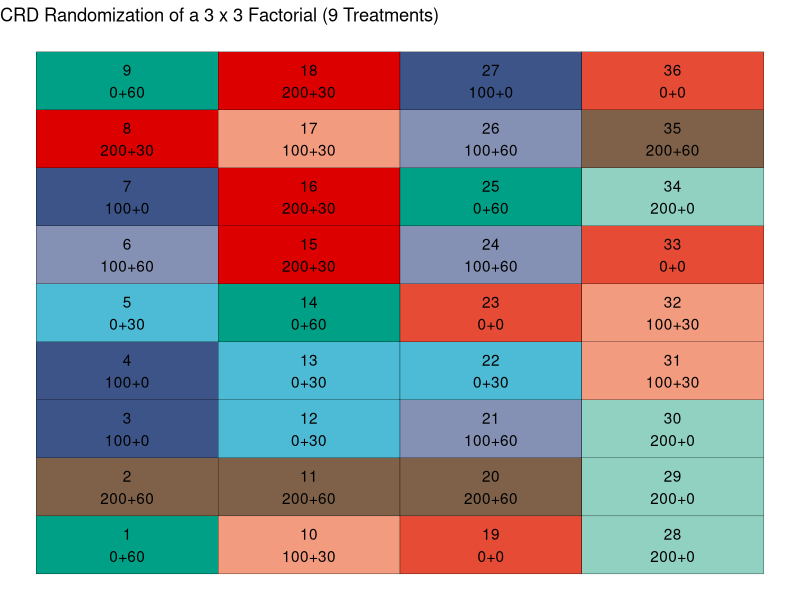
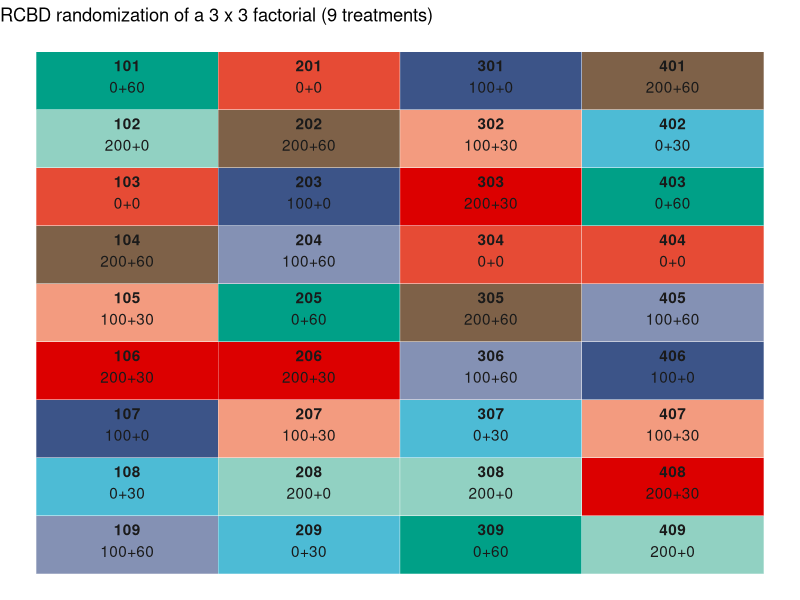

R code for these plots, in order: (Note: this script raises an error after producing the figures.)
## ---- chunk 1

# Loading packages
library(tidyverse) # for data wrangling and plotting

## ---- chunk 2

trts <- crossing(nrate_kgha = c(0,100,200),
                 krate_kgha = c(0,30,60))|>
  mutate(
    trt_num = row_number(),
    trt_name = paste0(nrate_kgha, "+", krate_kgha)
  )

trts

## ---- chunk 3

# Setting seed to get same randomization result every time
set.seed(930)

crd_rand <- crossing(trt_name = c(trts$trt_name),
                     rep = 1:4)|> # Since plots are organized without a structure, let's number them 1 through 36
  mutate(row_num = row_number(),
         plot = as.numeric(sample(row_num))) |>
  dplyr::select(-row_num)|>
  dplyr::arrange(plot)# Randomizing trt_name to plots, without restrictions 
  

crd_rand

## ---- chunk 4

crd_layout <- crd_rand |>
  mutate(
    row = rep(1:4, each = 9),
    col = rep(seq(from = 1, to = 9, by = 1), times = 4))|>
  mutate(
    label = paste0(plot,"\n",trt_name) 
  )
  # Defining number of rows and columns in the field for plotting purposes

  # Creating plot and trtname labels for plotting

## ---- chunk 5

library(ggsci)

crd_layout |>
  ggplot(aes(x = row, y = col))+
  geom_tile(aes(fill = trt_name),
            color = "black",
            show.legend = F)+
  geom_text(aes(label = label))+
  labs(title = "CRD Randomization of a 3 x 3 Factorial (9 Treatments)")+
  theme_void()+
  scale_fill_npg()

## ---- chunk 6
# Setting seed to get same randomization result every time
set.seed(930)

rcbd_rand <- crossing(trt_name = trts$trt_name,
                      rep = 1:4) |>
  arrange(rep) |>
  group_by(rep) |>
  mutate(
    trt_name = sample(trt_name),
    plot = (rep*100) + 1:9
  ) |>
  ungroup()

rcbd_rand

## ---- chunk 7

tally <- rcbd_rand |>
  group_by(rep) |>
  tally() |>
  filter(n > 1)

## ---- chunk 8

rcbd_layout <- rcbd_rand %>%
  # Defining number of rows and columns in the field for plotting purposes
  mutate(row = rep(1:4, each = 9)) %>%
  mutate(col = rep(seq(from = 1, 
                       to = 9, #total number of treatments, 
                       by = 1), 
                   times = 4 #total number of blocks
  )) %>%
  # Creating plot and trtname labels for plotting
  mutate(lab = paste0(plot, "\n", trt_name))

rcbd_layout

## ---- chunk 9

ggplot(data = rcbd_layout, aes(x = row, 
                               y = -col))+
  geom_tile(aes(fill = trt_name),
            color = "white",
            show.legend = F
  )+
  geom_text(aes(label = plot), fontface = "bold",
            vjust = -.8, color = "grey10")+
  geom_text(aes(label = trt_name), vjust = 1,
            color = "gray10")+
  labs(title = "RCBD randomization of a 3 x 3 factorial (9 treatments)") +
  theme_void()+
  scale_fill_npg()

## ---- chunk 10

rcbd_rand |>
  left_join(trts) |>
  # Retrieving other information contained in trts
  dplyr::select(plot,rep,trt_name,trt_num,
                nrate_kgha, krate_kgha) |>
  # Rearranging columns  
  write.csv('output/rcbd_randomization_table.csv')

## ---- chunk 11
ggsave("output/rcbd_layoutmap.png",
       width = 6,
       height = 4,
       bg = "white")
